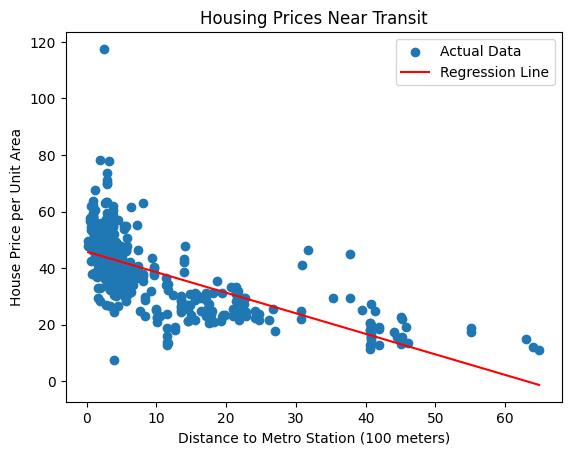

Python code for this plot:
import pandas as pd
import matplotlib.pyplot as plt
from sklearn.linear_model import LinearRegression

# Load dataset
homes = pd.read_csv("real_estate.csv")

# Prepare data
homes["distance_100m"] = homes["X3 distance to the nearest MRT station"] / 100

X = homes[["distance_100m"]]
y = homes["Y house price of unit area"]

# Fit linear regression
model = LinearRegression()
model.fit(X, y)

# Print slope and intercept
print("Slope:", model.coef_[0])
print("Intercept:", model.intercept_)

# Predict price at 500 meters
prediction = model.predict(pd.DataFrame({"distance_100m": [5]}))
print("Predicted price at 500 meters:", prediction[0])

# Plot observations and fitted line
plt.scatter(X["distance_100m"], y, label="Actual Data")

plt.plot(
    X["distance_100m"].sort_values(),
    model.predict(X.loc[X["distance_100m"].sort_values().index]),
    color="red",
    label="Regression Line"
)

plt.xlabel("Distance to Metro Station (100 meters)")
plt.ylabel("House Price per Unit Area")
plt.title("Housing Prices Near Transit")
plt.legend()
plt.savefig("task1_housing.png")
plt.show()
